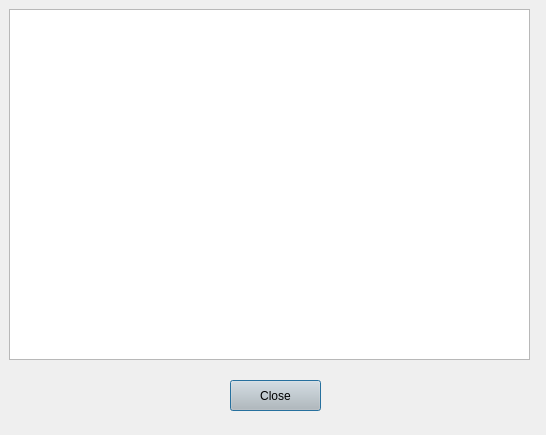
<?xml version="1.0" encoding="UTF-8"?>
<ui version="4.0">
 <class>info_dialog</class>
 <widget class="QDialog" name="info_dialog">
  <property name="geometry">
   <rect>
    <x>0</x>
    <y>0</y>
    <width>546</width>
    <height>435</height>
   </rect>
  </property>
  <property name="windowTitle">
   <string>Dialog</string>
  </property>
  <widget class="QTextBrowser" name="infotextBrowser">
   <property name="geometry">
    <rect>
     <x>9</x>
     <y>9</y>
     <width>521</width>
     <height>351</height>
    </rect>
   </property>
  </widget>
  <widget class="QPushButton" name="info_closeButton">
   <property name="geometry">
    <rect>
     <x>230</x>
     <y>380</y>
     <width>91</width>
     <height>31</height>
    </rect>
   </property>
   <property name="styleSheet">
    <string notr="true">background-color: rgb(192, 191, 188);</string>
   </property>
   <property name="text">
    <string>Close</string>
   </property>
  </widget>
 </widget>
 <resources/>
 <connections/>
</ui>
